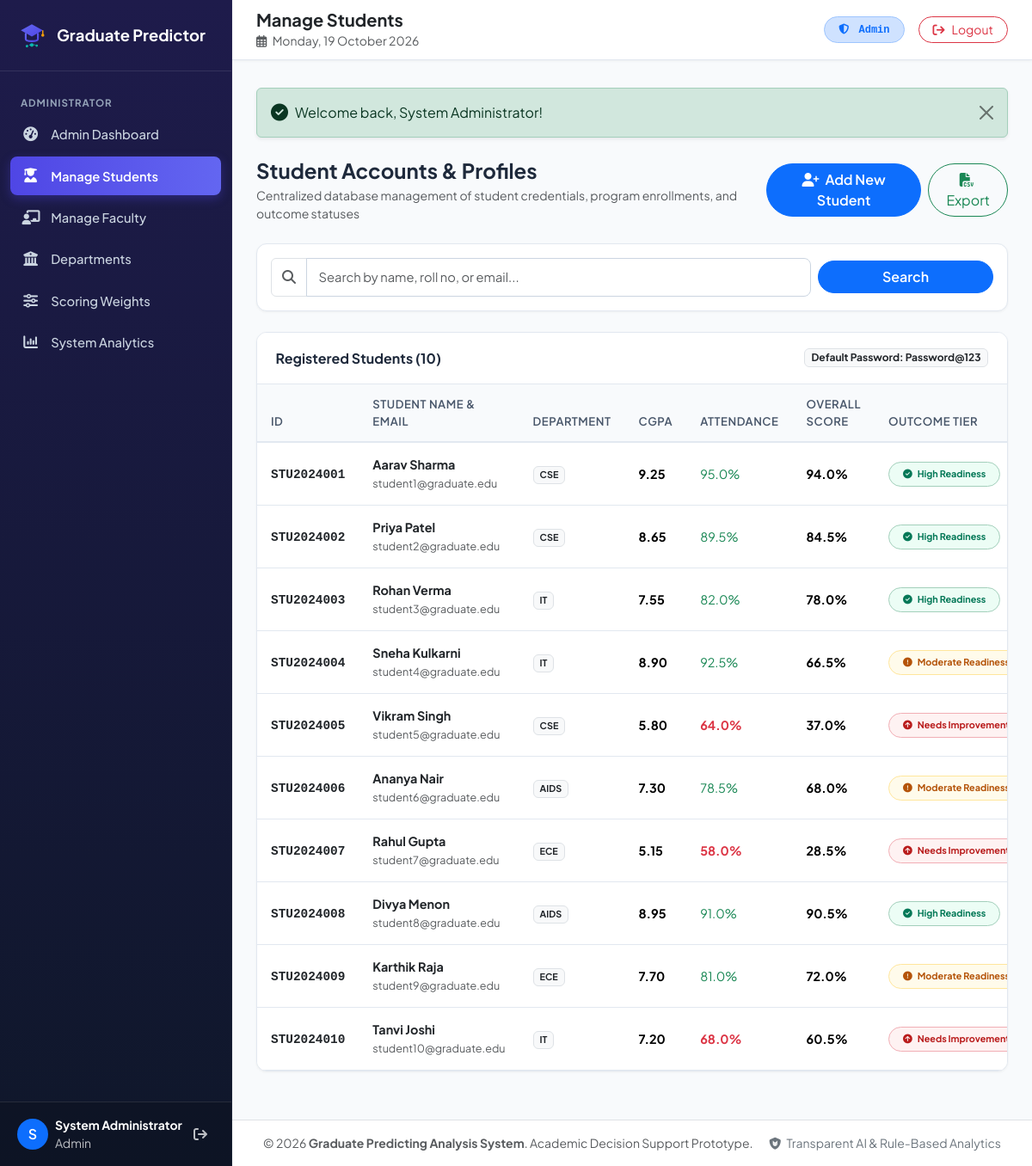
The app's page /admin/students.php (signed in) with its own data.
### tables this page shows
CREATE TABLE `students` (
    `id` INT AUTO_INCREMENT PRIMARY KEY,
    `user_id` INT NOT NULL UNIQUE,
    `student_id` VARCHAR(50) NOT NULL UNIQUE,
    `dob` DATE DEFAULT NULL,
    `gender` ENUM('Male', 'Female', 'Other') DEFAULT 'Male',
    `department_id` INT DEFAULT NULL,
    `degree` VARCHAR(50) DEFAULT 'B.Tech / B.E',
    `academic_year` VARCHAR(20) DEFAULT '2023-2027',
    `graduation_year` INT DEFAULT 2027,
    `created_at` TIMESTAMP DEFAULT CURRENT_TIMESTAMP,
    `updated_at` TIMESTAMP DEFAULT CURRENT_TIMESTAMP ON UPDATE CURRENT_TIMESTAMP,
    FOREIGN KEY (`user_id`) REFERENCES `users`(`id`) ON DELETE CASCADE,
    FOREIGN KEY (`department_id`) REFERENCES `departments`(`id`) ON DELETE SET NULL,
    INDEX `idx_student_code` (`student_id`),
    INDEX `idx_dept` (`department_id`)
);

CREATE TABLE `users` (
    `id` INT AUTO_INCREMENT PRIMARY KEY,
    `name` VARCHAR(100) NOT NULL,
    `email` VARCHAR(100) NOT NULL UNIQUE,
    `password` VARCHAR(255) NOT NULL,
    `role` ENUM('student', 'faculty', 'admin') NOT NULL DEFAULT 'student',
    `phone` VARCHAR(20) DEFAULT NULL,
    `profile_pic` VARCHAR(255) DEFAULT NULL,
    `created_at` TIMESTAMP DEFAULT CURRENT_TIMESTAMP,
    `updated_at` TIMESTAMP DEFAULT CURRENT_TIMESTAMP ON UPDATE CURRENT_TIMESTAMP,
    INDEX `idx_email` (`email`),
    INDEX `idx_role` (`role`)
);

CREATE TABLE `departments` (
    `id` INT AUTO_INCREMENT PRIMARY KEY,
    `dept_code` VARCHAR(20) NOT NULL UNIQUE,
    `dept_name` VARCHAR(150) NOT NULL,
    `hod_name` VARCHAR(100) DEFAULT NULL,
    `created_at` TIMESTAMP DEFAULT CURRENT_TIMESTAMP
);

CREATE TABLE `academic_records` (
    `id` INT AUTO_INCREMENT PRIMARY KEY,
    `student_id` INT NOT NULL UNIQUE,
    `tenth_percentage` DECIMAL(5,2) NOT NULL DEFAULT 0.00,
    `twelfth_percentage` DECIMAL(5,2) DEFAULT NULL,
    `diploma_percentage` DECIMAL(5,2) DEFAULT NULL,
    `current_cgpa` DECIMAL(4,2) NOT NULL DEFAULT 0.00,
    `current_semester` INT NOT NULL DEFAULT 1,
    `num_backlogs` INT NOT NULL DEFAULT 0,
    `cleared_backlogs` INT NOT NULL DEFAULT 0,
    `attendance_percentage` DECIMAL(5,2) NOT NULL DEFAULT 0.00,
    `sem1_gpa` DECIMAL(4,2) DEFAULT NULL,
    `sem2_gpa` DECIMAL(4,2) DEFAULT NULL,
    `sem3_gpa` DECIMAL(4,2) DEFAULT NULL,
    `sem4_gpa` DECIMAL(4,2) DEFAULT NULL,
    `sem5_gpa` DECIMAL(4,2) DEFAULT NULL,
    `sem6_gpa` DECIMAL(4,2) DEFAULT NULL,
    `sem7_gpa` DECIMAL(4,2) DEFAULT NULL,
    `sem8_gpa` DECIMAL(4,2) DEFAULT NULL,
    `updated_at` TIMESTAMP DEFAULT CURRENT_TIMESTAMP ON UPDATE CURRENT_TIMESTAMP,
    FOREIGN KEY (`student_id`) REFERENCES `students`(`id`) ON DELETE CASCADE
);

CREATE TABLE `performance_analysis` (
    `id` INT AUTO_INCREMENT PRIMARY KEY,
    `student_id` INT NOT NULL UNIQUE,
    `academic_score` DECIMAL(5,2) NOT NULL DEFAULT 0.00,
    `technical_score` DECIMAL(5,2) NOT NULL DEFAULT 0.00,
    `career_readiness_score` DECIMAL(5,2) NOT NULL DEFAULT 0.00,
    `soft_skills_score` DECIMAL(5,2) NOT NULL DEFAULT 0.00,
    `extracurricular_score` DECIMAL(5,2) NOT NULL DEFAULT 0.00,
    `overall_score` DECIMAL(5,2) NOT NULL DEFAULT 0.00,
    `calculated_at` TIMESTAMP DEFAULT CURRENT_TIMESTAMP ON UPDATE CURRENT_TIMESTAMP,
    FOREIGN KEY (`student_id`) REFERENCES `students`(`id`) ON DELETE CASCADE
);

### admin/students.php (the view, shortened to what this page needs)
<?php
require_once __DIR__ . '/../config/helper.php';
$db = getDB();
$search = trim($_GET['search'] ?? '');
$where = "1=1";
$params = [];
$stmt = $db->prepare("
    SELECT s.id, s.student_id, s.degree, s.academic_year,
           u.id as user_id, u.name, u.email, u.phone,
           d.dept_code, d.dept_name,
           ar.current_cgpa, ar.attendance_percentage, ar.num_backlogs,
           pa.overall_score, pr.category as prediction_category
    FROM students s
    JOIN users u ON s.user_id = u.id
    LEFT JOIN departments d ON s.department_id = d.id
    LEFT JOIN academic_records ar ON s.id = ar.student_id
    LEFT JOIN performance_analysis pa ON s.id = pa.student_id
    LEFT JOIN predictions pr ON s.id = pr.student_id
    WHERE $where
    ORDER BY s.id ASC
");
$stmt->execute($params);
$students = $stmt->fetchAll();
include __DIR__ . '/../includes/header.php';
?>
<div class="d-flex flex-column flex-sm-row justify-content-between align-items-sm-center gap-2 mb-4">
    <div>
        <h4 class="fw-bold mb-1">Student Accounts & Profiles</h4>
        <p class="text-muted small mb-0">Centralized database management of student credentials, program enrollments, and outcome statuses</p>
    </div>
    <div class="d-flex gap-2">
        <button type="button" class="btn btn-primary rounded-pill px-4 fw-semibold" data-bs-toggle="modal" data-bs-target="#addStudentModal">
            <i class="fas fa-user-plus me-1"></i> Add New Student
        </button>
        <a href="<?= baseUrl('faculty/export.php') ?>" class="btn btn-outline-success rounded-pill px-3">
            <i class="fas fa-file-csv me-1"></i> Export
        </a>
    </div>
</div>
<div class="content-card mb-4 p-3">
    <form method="GET" action="<?= baseUrl('admin/students.php') ?>" class="row g-2 align-items-center">
        <div class="col-md-9">
            <div class="input-group">
                <span class="input-group-text bg-white text-muted"><i class="fas fa-search"></i></span>
                <input type="text" class="form-control" name="search" placeholder="Search by name, roll no, or email..." value="<?= sanitize($search) ?>">
            </div>
        </div>
        <div class="col-md-3 text-end">
            <button type="submit" class="btn btn-primary rounded-pill w-100 fw-semibold">Search</button>
        </div>
    </form>
</div>
<div class="content-card">
    <div class="content-card-header d-flex justify-content-between align-items-center">
        <h6 class="fw-bold mb-0">Registered Students (<?= count($students) ?>)</h6>
        <span class="badge bg-light text-dark border">Default Password: Password@123</span>
    </div>
    <div class="content-card-body p-0">
        <div class="table-responsive">
            <table class="table table-custom table-hover mb-0">
                <thead>
                    <tr>
                        <th>ID</th>
                        <th>Student Name & Email</th>
                        <th>Department</th>
                        <th>CGPA</th>
                        <th>Attendance</th>
                        <th>Overall Score</th>
                        <th>Outcome Tier</th>
                    </tr>
                </thead>
                <tbody>
                    <?php foreach ($students as $s): ?>
                        <tr>
                            <td><span class="font-monospace fw-bold text-dark"><?= sanitize($s['student_id']) ?></span></td>
                            <td>
                                <div class="fw-bold text-dark"><?= sanitize($s['name']) ?></div>
                                <small class="text-muted"><?= sanitize($s['email']) ?></small>
                            </td>
                            <td><span class="badge bg-light text-dark border"><?= sanitize($s['dept_code']) ?></span></td>
                            <td><strong><?= number_format($s['current_cgpa'], 2) ?></strong></td>
                            <td>
                                <span class="<?= $s['attendance_percentage'] < 75 ? 'text-danger fw-bold' : 'text-success' ?>">
                                    <?= number_format($s['attendance_percentage'], 1) ?>%
                                </span>
                            </td>
                            <td><strong><?= number_format($s['overall_score'], 1) ?>%</strong></td>
                            <td><?= getReadinessBadge($s['prediction_category'] ?? 'Needs Improvement') ?></td>
                        </tr>
                    <?php endforeach; ?>
                </tbody>
            </table>
        </div>
    </div>
</div>
<?php include __DIR__ . '/../includes/footer.php'; ?>

### config/helper.php (shortened to what this page needs)
<?php
function sanitize(?string $str): string {
    return htmlspecialchars(trim((string)$str), ENT_QUOTES, 'UTF-8');
}
function baseUrl(string $path = ''): string {
    $scriptName = $_SERVER['SCRIPT_NAME'] ?? '';
    $pos = strpos($scriptName, '/graduate_predictor');
    if ($pos !== false) {
        $base = '/graduate_predictor';
    } else {
        $base = '';
    }
    return rtrim($base, '/') . '/' . ltrim($path, '/');
}
function getReadinessBadge(string $category): string {
    $clean = trim($category);
    if ($clean === 'High Readiness') {
        return '<span class="badge badge-success-subtle text-success border border-success-subtle px-3 py-2 rounded-pill font-weight-600"><i class="fas fa-check-circle me-1"></i> High Readiness</span>';
    } elseif ($clean === 'Moderate Readiness') {
        return '<span class="badge badge-warning-subtle text-warning border border-warning-subtle px-3 py-2 rounded-pill font-weight-600"><i class="fas fa-exclamation-circle me-1"></i> Moderate Readiness</span>';
    } else {
        return '<span class="badge badge-danger-subtle text-danger border border-danger-subtle px-3 py-2 rounded-pill font-weight-600"><i class="fas fa-arrow-circle-up me-1"></i> Needs Improvement</span>';
    }
}

### assets/css/style.css (style rules this page uses)
:root { --primary-color: #4f46e5; --primary-hover: #4338ca; --primary-light: #e0e7ff; --secondary-color: #06b6d4; --dark-bg: #0f172a; --sidebar-bg: #1e1b4b; --sidebar-hover: #312e81; --card-bg: #ffffff; --body-bg: #f8fafc; --text-main: #1e293b; --text-muted: #64748b; --border-color: #e2e8f0; --success-color: #10b981; --warning-color: #f59e0b; --danger-color: #ef4444; --radius-sm: 8px; --radius-md: 12px; --radius-lg: 18px; --shadow-sm: 0 1px 3px rgba(0, 0, 0, 0.05); --shadow-md: 0 4px 12px rgba(15, 23, 42, 0.08); --shadow-lg: 0 10px 25px rgba(15, 23, 42, 0.12); }
body { font-family: 'Plus Jakarta Sans', system-ui, -apple-system, BlinkMacSystemFont, 'Segoe UI', Roboto, sans-serif; background-color: var(--body-bg); color: var(--text-main); min-height: 100vh; overflow-x: hidden; }
.badge-success-subtle { background-color: #ecfdf5 !important; color: #047857 !important; }
.badge-warning-subtle { background-color: #fffbeb !important; color: #b45309 !important; }
.badge-danger-subtle { background-color: #fef2f2 !important; color: #b91c1c !important; }
.content-card { background: #ffffff; border-radius: var(--radius-md); border: 1px solid var(--border-color); box-shadow: var(--shadow-sm); margin-bottom: 1.5rem; overflow: hidden; }
.content-card-header { padding: 1.15rem 1.35rem; border-bottom: 1px solid var(--border-color); background-color: #ffffff; display: flex; align-items: center; justify-content: space-between; }
.content-card-body { padding: 1.35rem; }
.form-control, .form-select { border-radius: var(--radius-sm); border: 1px solid #cbd5e1; padding: 0.65rem 0.85rem; font-size: 0.92rem; transition: all 0.2s ease; }
.table-custom { vertical-align: middle; }
.table-custom thead th { background-color: #f8fafc; color: #475569; font-weight: 600; font-size: 0.82rem; text-transform: uppercase; letter-spacing: 0.04em; border-bottom: 2px solid var(--border-color); padding: 0.85rem 1rem; }
.table-custom tbody td { padding: 0.9rem 1rem; border-bottom: 1px solid var(--border-color); font-size: 0.9rem; }

### records on screen
students: student "STU2024001", user.name "Aarav Sharma", user.email "student1@graduate.edu", department.dept_code "CSE", academic_records.current_cgpa "9.25", academic_records.attendance_percentage "95.0", performance_analysis.overall_score "94.0", shows "High Readiness"
students: student "STU2024002", user.name "Priya Patel", user.email "student2@graduate.edu", department.dept_code "CSE", academic_records.current_cgpa "8.65", academic_records.attendance_percentage "89.5", performance_analysis.overall_score "84.5", shows "High Readiness"
students: student "STU2024003", user.name "Rohan Verma", user.email "student3@graduate.edu", department.dept_code "IT", academic_records.current_cgpa "7.55", academic_records.attendance_percentage "82.0", performance_analysis.overall_score "78.0", shows "High Readiness"
students: student "STU2024004", user.name "Sneha Kulkarni", user.email "student4@graduate.edu", department.dept_code "IT", academic_records.current_cgpa "8.90", academic_records.attendance_percentage "92.5", performance_analysis.overall_score "66.5", shows "Moderate…"
students: student "STU2024005", user.name "Vikram Singh", user.email "student5@graduate.edu", department.dept_code "CSE", academic_records.current_cgpa "5.80", academic_records.attendance_percentage "64.0", performance_analysis.overall_score "37.0", shows "Needs…"
students: student "STU2024006", user.name "Ananya Nair", user.email "student6@graduate.edu", department.dept_code "AIDS", academic_records.current_cgpa "7.30", academic_records.attendance_percentage "78.5", performance_analysis.overall_score "68.0", shows "Moderate…"
students: student "STU2024007", user.name "Rahul Gupta", user.email "student7@graduate.edu", department.dept_code "ECE", academic_records.current_cgpa "5.15", academic_records.attendance_percentage "58.0", performance_analysis.overall_score "28.5", shows "Needs…"
students: student "STU2024008", user.name "Divya Menon", user.email "student8@graduate.edu", department.dept_code "AIDS", academic_records.current_cgpa "8.95", academic_records.attendance_percentage "91.0", performance_analysis.overall_score "90.5", shows "High Readiness"
students: student "STU2024009", user.name "Karthik Raja", user.email "student9@graduate.edu", department.dept_code "ECE", academic_records.current_cgpa "7.70", academic_records.attendance_percentage "81.0", performance_analysis.overall_score "72.0", shows "Moderate…"
students: student "STU2024010", user.name "Tanvi Joshi", user.email "student10@graduate.edu", department.dept_code "IT", academic_records.current_cgpa "7.20", academic_records.attendance_percentage "68.0", performance_analysis.overall_score "60.5", shows "Needs…"

### other values on screen
substr($user['name'], 0, 1) "S"
$user['name'] "System Administrator"
$user['role'] "Admin"
$pageTitle "Manage Students"
$message "Welcome back, System Administrator!"
count($students) "10"
